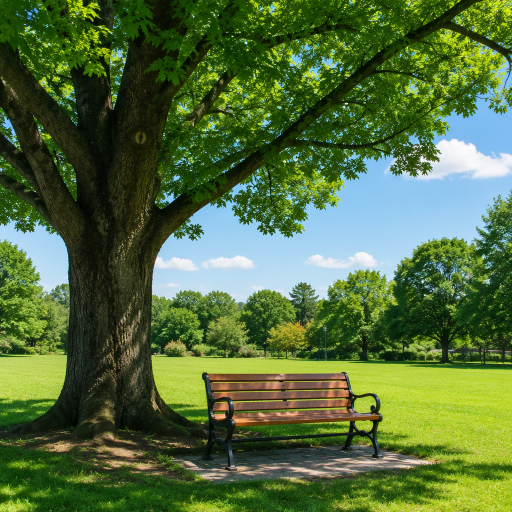
//> input picture 底层算法演示/文件输入输出/assets/image.png, 1024 x 1024 px (shown at 1/2 size)
$ ./file_io -i=../assets/image.png   (built with g++ and OpenCV 4)
//> lines starting //> are read from the running program, lines starting //| are printed output that depends on the picture
/**
 * @file    file_io.cpp
 * @brief   文件输入输出演示：图像读写、编码参数控制与 XML/YAML 参数持久化。
 * @details 流程：读取图像 -> 保存不同格式与质量 -> XML/YAML 读写 -> 序列化参数。
 * @note    依赖：OpenCV 4.x（core / imgproc / imgcodecs / highgui）
 *          FileStorage 会根据扩展名自动选择 XML 或 YAML；写入的 Mat 会带尺寸与类型，
 *          读回时用 Mat 名节点即可还原，是保存标定参数/模型参数的常用手段。
 */

#include <algorithm>
#include <ctime>
#include <iomanip>
#include <iostream>
#include <string>
#include <vector>

#include <opencv2/opencv.hpp>
#include <opencv2/core/utils/filesystem.hpp>

namespace {

const int kPanelWidth = 480;
const int kPanelHeight = 360;
const int kTitleHeight = 30;

/** @brief 在若干候选位置中查找素材，便于从不同工作目录运行。 */
std::string locateAsset(const std::string& fileName)
{
    const std::vector<std::string> candidates = {
        "../../assets/" + fileName, "../assets/" + fileName, "assets/" + fileName};
    for (const auto& path : candidates) {
        if (cv::utils::fs::exists(path)) {
            return path;
        }
    }
    return candidates.front();
}

/** @brief 由素材路径推导输出目录：<demo>/assets/x.png -> <demo>/output。 */
std::string outputDirFor(const std::string& inputPath)
{
    std::string dir = inputPath;
    const size_t slash = dir.find_last_of("/\\");
    dir = (slash == std::string::npos) ? "." : dir.substr(0, slash);
    const size_t slash2 = dir.find_last_of("/\\");
    const std::string leaf = (slash2 == std::string::npos) ? dir : dir.substr(slash2 + 1);
    if (leaf == "assets") {
        dir = (slash2 == std::string::npos) ? "." : dir.substr(0, slash2);
    }
    return dir + "/output";
}

/** @brief 等比缩放并居中留白到固定面板。 */
cv::Mat fitPanel(const cv::Mat& image, const std::string& title)
{
    cv::Mat bgr;
    if (image.channels() == 1) {
        cv::cvtColor(image, bgr, cv::COLOR_GRAY2BGR);
    } else {
        bgr = image;
    }
    const double scale =
        std::min(kPanelWidth / static_cast<double>(bgr.cols),
                 kPanelHeight / static_cast<double>(bgr.rows));
    cv::Mat scaled;
    cv::resize(bgr, scaled, cv::Size(), scale, scale, cv::INTER_AREA);
    cv::Mat panel(kPanelHeight + kTitleHeight, kPanelWidth, CV_8UC3, cv::Scalar(255, 255, 255));
    const int x = (kPanelWidth - scaled.cols) / 2;
    const int y = kTitleHeight + (kPanelHeight - scaled.rows) / 2;
    scaled.copyTo(panel(cv::Rect(x, y, scaled.cols, scaled.rows)));
    cv::putText(panel, title, cv::Point(8, 21), cv::FONT_HERSHEY_SIMPLEX, 0.5,
                cv::Scalar(0, 0, 0), 1, cv::LINE_AA);
    return panel;
}

/** @brief 按列数拼接等尺寸面板。 */
cv::Mat montage(const std::vector<cv::Mat>& panels, int cols)
{
    const int rows = static_cast<int>((panels.size() + cols - 1) / cols);
    cv::Mat canvas(rows * panels[0].rows, cols * panels[0].cols, CV_8UC3, cv::Scalar(255, 255, 255));
    for (size_t i = 0; i < panels.size(); ++i) {
        const int r = static_cast<int>(i) / cols;
        const int c = static_cast<int>(i) % cols;
        panels[i].copyTo(canvas(cv::Rect(c * panels[i].cols, r * panels[i].rows,
                                         panels[i].cols, panels[i].rows)));
    }
    return canvas;
}

/** @brief 把 FileStorage 中的处理参数写成两份（XML 与 YAML）。 */
void writeParams(const std::string& xmlPath, const std::string& yamlPath,
                 const cv::Mat& sample, int quality)
{
    for (const std::string& path : {xmlPath, yamlPath}) {
        cv::FileStorage storage(path, cv::FileStorage::WRITE);
        if (!storage.isOpened()) {
            continue;
        }
        const std::time_t now = std::time(nullptr);
        storage << "created" << cv::String(std::ctime(&now));
        storage << "jpeg_quality" << quality;
        storage << "resize_scale" << 0.5;
        storage << "sample_region" << sample;
        storage.release();
    }
}

}  // namespace

/**
 * @brief  主流程：读写图像与参数文件。
 * @param  argc 参数个数。
 * @param  argv 参数列表。
 * @return 0 表示成功，非 0 表示失败。
 */
int main(int argc, char** argv)
{
    const cv::String keys =
        "{help h usage ? |      | 打印帮助信息 }"
        "{i input        |      | 输入图像路径，缺省读取 assets/image.png }"
        "{o output       |      | 输出目录，缺省写入 <目录>/output }"
        "{q quality      | 90   | JPEG 压缩质量 0~100 }"
        "{d display      | 0    | 是否弹窗显示 (1=显示, 0=不显示) }";

    cv::CommandLineParser parser(argc, argv, keys);
    parser.about("文件输入输出演示: imread/imwrite/FileStorage\n参数请使用 --key=value 形式");
    if (parser.has("help")) {
        parser.printMessage();
        return 0;
    }
    if (!parser.check()) {
        parser.printErrors();
        parser.printMessage();
        return -1;
    }

    std::string inputPath = parser.get<std::string>("input");
    if (inputPath.empty()) {
        inputPath = locateAsset("image.png");
    }
    std::string outDir = parser.get<std::string>("output");
    if (outDir.empty()) {
        outDir = outputDirFor(inputPath);
    }
    cv::utils::fs::createDirectories(outDir);
    const int quality = std::max(1, std::min(100, parser.get<int>("quality")));

    // 步骤 1：读取图像。
    cv::Mat image = cv::imread(inputPath, cv::IMREAD_COLOR);
//> image is the input picture: 1024 rows x 1024 cols, CV_8UC3; mean B, G, R 60.2, 108.9, 82.8
    if (image.empty()) {
        std::cerr << "无法读取图像: " << inputPath << std::endl;
        return -1;
    }
    std::cout << "读取: " << inputPath << " (" << image.cols << "x" << image.rows << ", "
              << image.channels() << " 通道)\n";
//| 读取: ../assets/image.png (1024x1024, 3 通道)

    // 步骤 2：保存结果。PNG 无损，JPEG 有损且受 quality 控制。
    cv::Mat resized;
    cv::resize(image, resized, cv::Size(), 0.5, 0.5, cv::INTER_AREA);
    cv::Mat gray;
    cv::cvtColor(resized, gray, cv::COLOR_BGR2GRAY);

    const std::string pngPath = outDir + "/file_io_copy.png";
    const std::string jpgPath = outDir + "/file_io_copy.jpg";
    cv::imwrite(pngPath, image);
    const std::vector<int> jpegParams = {cv::IMWRITE_JPEG_QUALITY, quality};
    cv::imwrite(jpgPath, image, jpegParams);

    // 重新读回 JPEG，量化有损压缩带来的差异。
    const cv::Mat reloaded = cv::imread(jpgPath, cv::IMREAD_COLOR);
    double meanDiff = 0.0;
    if (!reloaded.empty()) {
        cv::Mat diff;
        cv::absdiff(image, reloaded, diff);
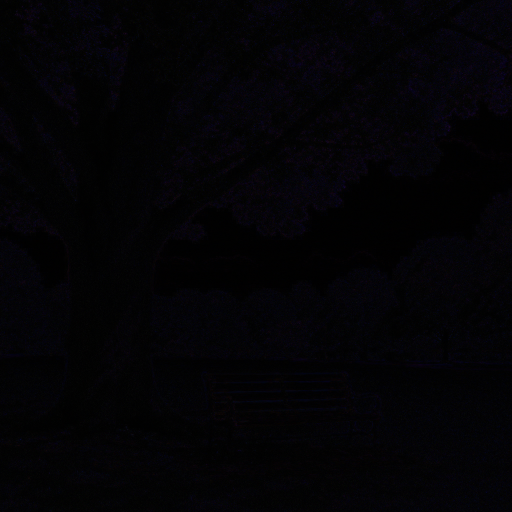
//> diff: 1024 rows x 1024 cols, CV_8UC3 (shown at 1/2 size); mean B, G, R 5.1, 2.7, 3.2
        meanDiff = cv::mean(diff)[0];
//> meanDiff = 5.09
    }
    std::cout << "写出: " << pngPath << "\n";
    std::cout << "写出: " << jpgPath << " (quality=" << quality << ", 读回平均差异 "
              << std::fixed << std::setprecision(2) << meanDiff << ")\n";
//| 写出: ../output/file_io_copy.jpg (quality=90, 读回平均差异 5.09)

    // 步骤 3~4：XML / YAML 读写与序列化。
    cv::Mat sample = image(cv::Rect(0, 0, 64, 64)).clone();
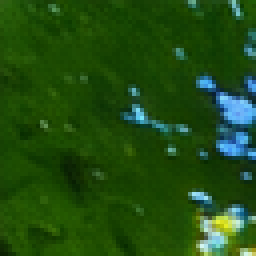
//> sample: 64 rows x 64 cols, CV_8UC3 (shown 4 times larger); mean B, G, R 18.3, 76.6, 32.3
    const std::string xmlPath = outDir + "/params.xml";
    const std::string yamlPath = outDir + "/params.yml";
    writeParams(xmlPath, yamlPath, sample, quality);

    cv::FileStorage reader(xmlPath, cv::FileStorage::READ);
    if (reader.isOpened()) {
        int readQuality = 0;
        double readScale = 0.0;
        cv::Mat readRegion;
        reader["jpeg_quality"] >> readQuality;
        reader["resize_scale"] >> readScale;
        reader["sample_region"] >> readRegion;
        reader.release();
        std::cout << "从 " << xmlPath << " 读回: jpeg_quality=" << readQuality
                  << ", resize_scale=" << readScale << ", sample_region=" << readRegion.cols
                  << "x" << readRegion.rows << "\n";
    }

    const std::vector<cv::Mat> panels = {
        fitPanel(image, "original"),
        fitPanel(resized, "resized 50%"),
        fitPanel(gray, "gray"),
        fitPanel(sample, "region 64x64")};
//> call 2 of fitPanel, with title = "resized 50%"
//> in fitPanel (call 2), `cv::putText(panel, title, cv::Point(8, 21), cv::FONT_HERSHEY_SIMPLEX, ..`:
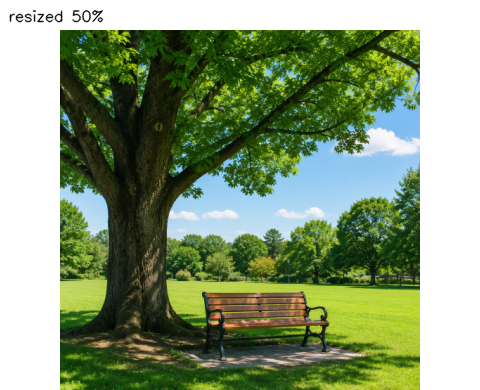
//> panel: 390 rows x 480 cols, CV_8UC3; mean B, G, R 119.8, 153.5, 135.4
//> call 3 of fitPanel, with title = "gray"
//> in fitPanel (call 3), `cv::resize(bgr, scaled, cv::Size(), scale, scale, cv::INTER_AREA);`:
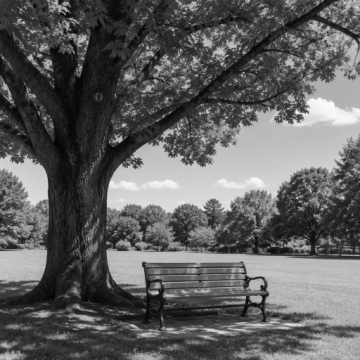
//> scaled: 360 rows x 360 cols, CV_8UC3; min 3, max 251, mean 95.7
//> in fitPanel (call 3), `cv::putText(panel, title, cv::Point(8, 21), cv::FONT_HERSHEY_SIMPLEX, ..`:
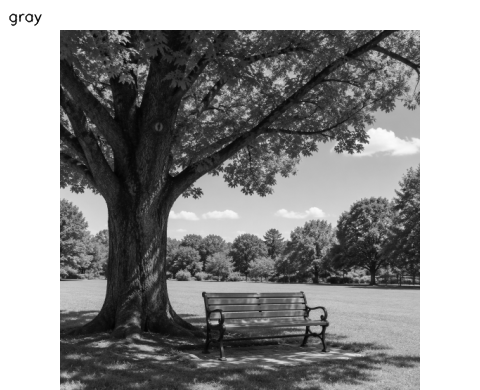
//> panel: 390 rows x 480 cols, CV_8UC3; min 3, max 255, mean 144.5
//> call 4 of fitPanel, with title = "region 64x64"
//> in fitPanel (call 4), `cv::putText(panel, title, cv::Point(8, 21), cv::FONT_HERSHEY_SIMPLEX, ..`:
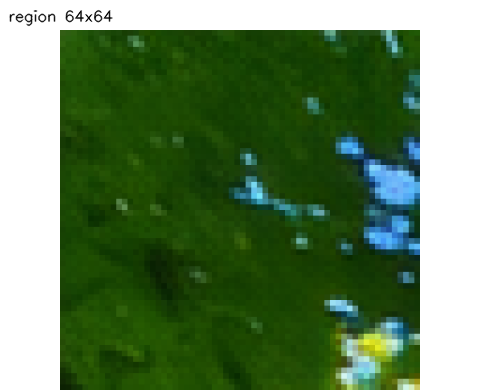
//> panel: 390 rows x 480 cols, CV_8UC3; mean B, G, R 90.7, 131.1, 100.4
    const cv::Mat result = montage(panels, 2);
//> in montage, `const int rows = static_cast<int>((panels.size() + cols - 1) / cols);`: rows = 2
//> in montage, `cv::Mat canvas(rows * panels[0].rows, cols * panels[0].cols, CV_8UC3, ..`: canvas: 780 rows x 960 cols, CV_8UC3; every value is 255
//> the loop in montage, `for (size_t i = 0; i < panels.size(); ++i)` made 4 passes
//> after the loop in montage, `for (size_t i = 0; i < panels.size(); ++i)`:
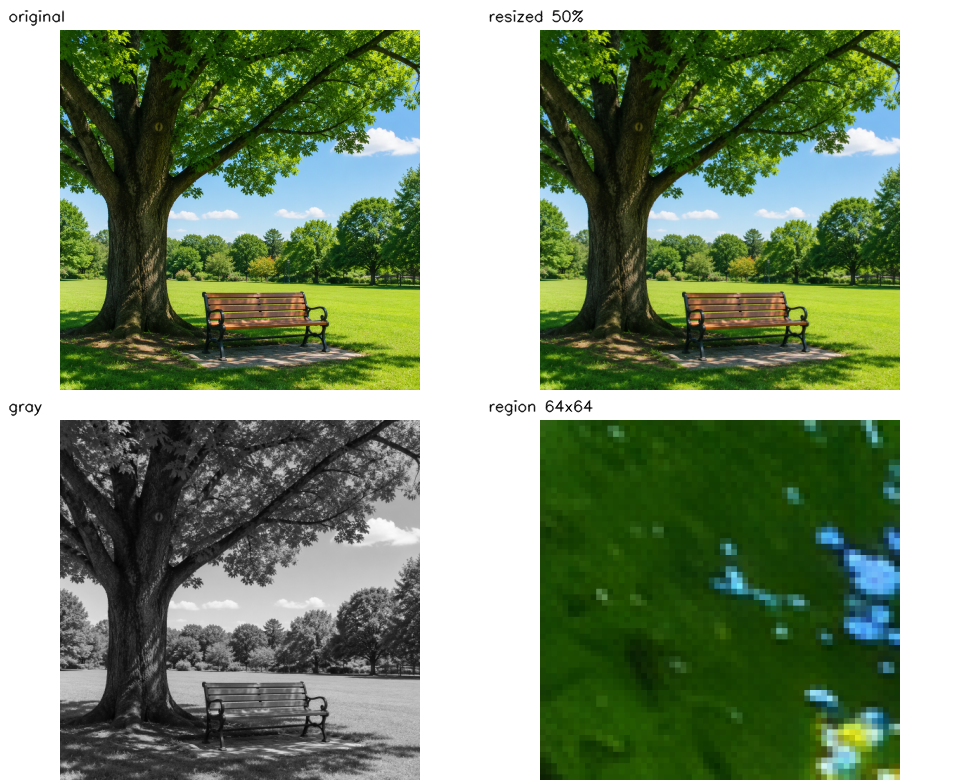
//> canvas: 780 rows x 960 cols, CV_8UC3; mean B, G, R 118.8, 145.7, 129

    const std::string outputPath = outDir + "/file_io.png";
    if (!cv::imwrite(outputPath, result)) {
        std::cerr << "无法写入输出图像: " << outputPath << std::endl;
        return -1;
    }
    std::cout << "结果已保存至 " << outputPath << std::endl;

    if (parser.get<int>("display") != 0) {
        cv::imshow("file io", result);
        cv::waitKey(0);
    }
    return 0;
}
